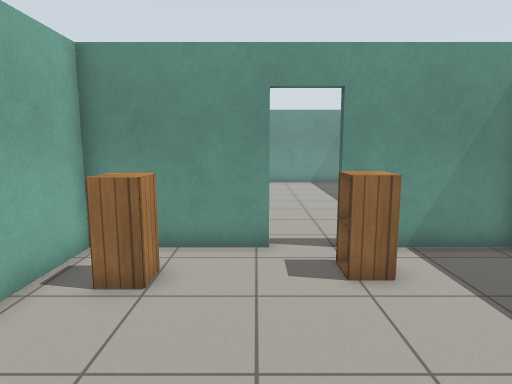
View 1 (above)

15 first-person views from a walk through a Gazebo world. The camera is 1.3 m above the floor, tilts 8° down and sees 75° across. The floor is counted in squares, 0.5 m on a side. Each view is taken from the middle of a square. On the plan, view 1 faces up. The plan holds only what a view shows up to about 20 squares ahead; the rest is blank. Simple patterns stand in for the simulator's built-in surfaces.

View 2
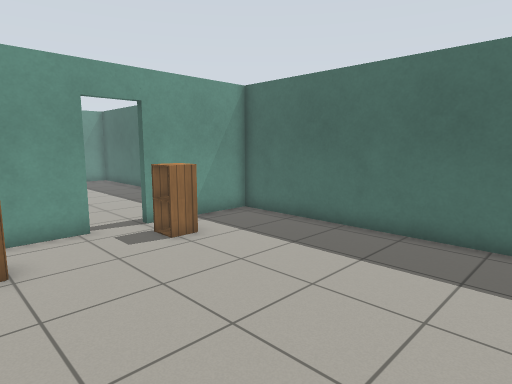

View 3
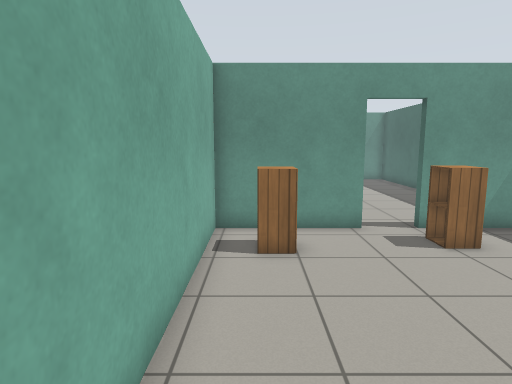

View 4
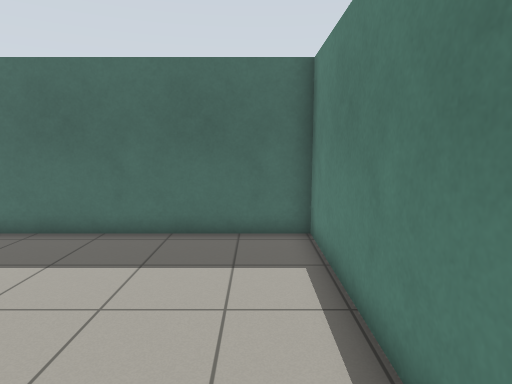

View 5
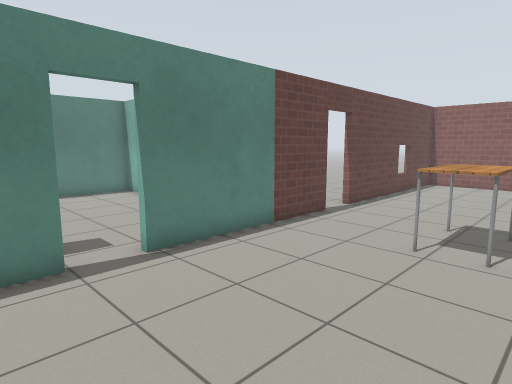

View 6
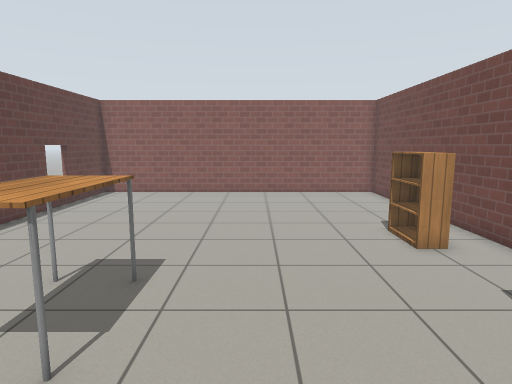

View 7
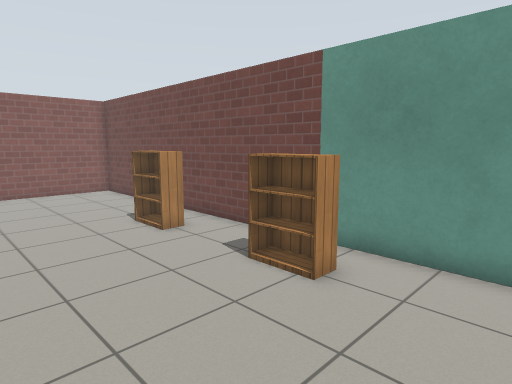

View 8
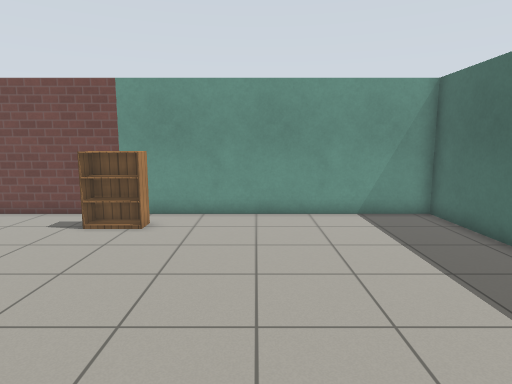

View 9
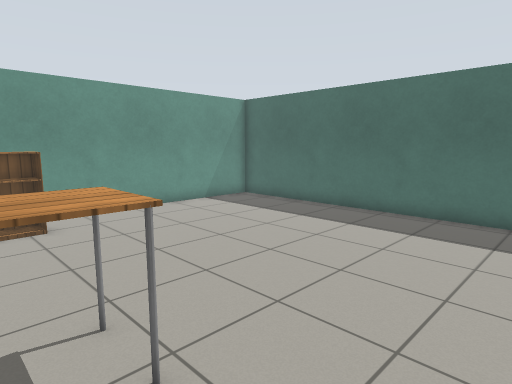

View 10
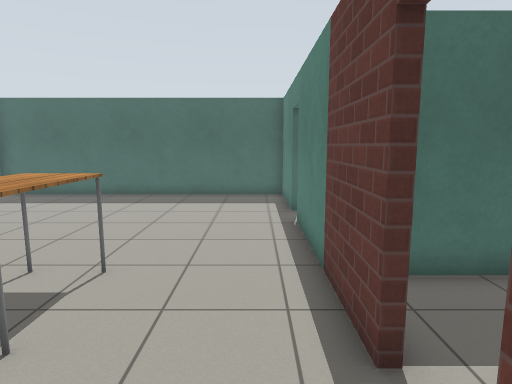

View 11
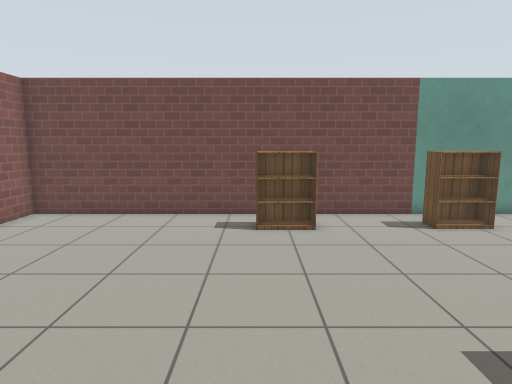

View 12
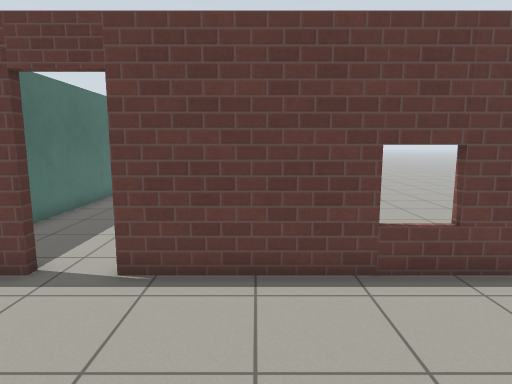

View 13
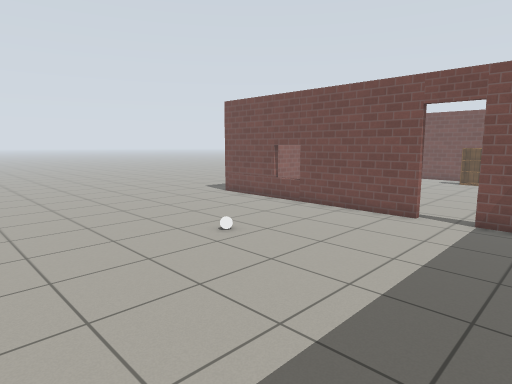

View 14
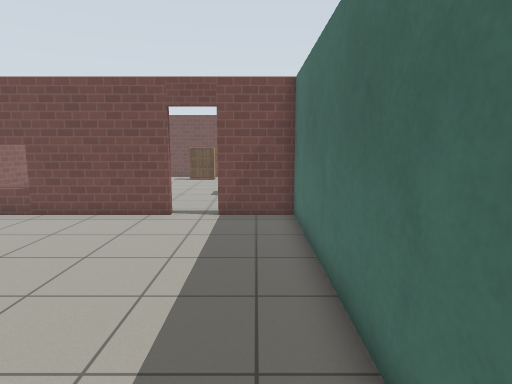

View 15
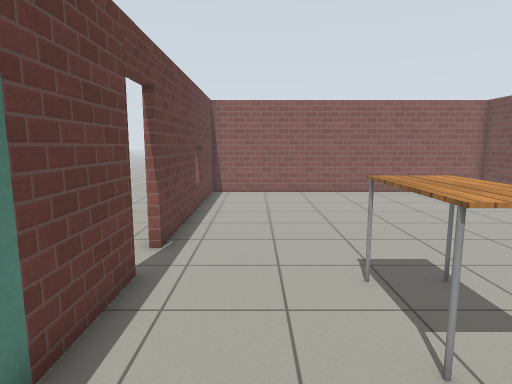

### Floor plan
Points are (right, up) in squares from view 1. A wall is a line through its corners. A room is listed if a view was taken in it or the views show most of it. See-through windows are left out.
Room 1 (views 1, 2, 3, 4)
walls: (0.4, 8.3) (-4.3, 8.3) (-4.3, -2.6) (6.6, -2.6) (6.6, 8.3) (2.1, 8.3)
ways out: open door at (1.3, 8.3) to room 2
objects: cabinet (-3, 6) to (-2, 6); cabinet (2, 6) to (2, 7)
Room 2 (views 5, 6, 7, 8, 9, 10, 11, 12, 15)
walls: (-7.5, 8.6) (0.4, 8.6); (2.1, 8.6) (6.6, 8.6) (6.6, 23.5) (-19.5, 23.5) (-19.5, 8.6) (-9.1, 8.6)
ways out: open door at (1.3, 8.3) to room 1; open door at (-8.3, 8.3) to room 3
objects: bookshelf (-11, 21) to (-9, 22); table (-7, 13) to (-5, 14); bookshelf (-5, 21) to (-4, 22)
Room 3 (views 13, 14)
walls: (-9.1, 8.3) (-19.9, 8.3); (-4.6, -2.4) (-4.6, 8.3) (-7.5, 8.3)
ways out: open door at (-8.3, 8.3) to room 2
objects: other object (-13, 3)

Where each view was taken, in squares from view 1:
view 1: 0 up, 0 right, facing up
view 2: 2 down, 3 left, facing up-right
view 3: 2 down, 3 left, facing up
view 4: 1 down, 3 left, facing right
view 5: 16 up, 4 right, facing down-left
view 6: 17 up, 1 left, facing left
view 7: 16 up, 0 right, facing up-left
view 8: 11 up, 0 right, facing up
view 9: 10 up, 6 left, facing up-right
view 10: 10 up, 11 left, facing right
view 11: 11 up, 11 left, facing up
view 12: 15 up, 12 left, facing down
view 13: 4 down, 5 left, facing up-left
view 14: 4 down, 6 left, facing up
view 15: 11 up, 1 left, facing left
